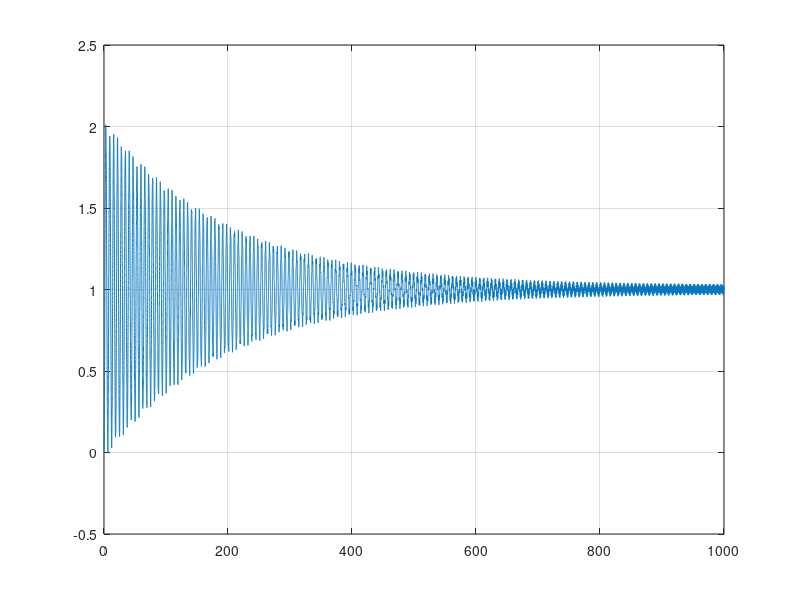

The MATLAB script that drew this image:
clear all;close all;clc;
pkg load control

m = 1;
k = 1;
b = 0.01;
t_max = 1000;
Frequencia_da_forca_Hz = 1;
A = [0 1; -k/m -b/m];
B = [0; 1/m];
C = [1 0];
D = [0];
sys = ss(A,B,C,D);
t = 0:0.01:t_max;
u = sin(2*pi*Frequencia_da_forca_Hz*t)+1;
x0 = [0 0];
[y]=lsim(sys,u,t,x0);
figure
plot(t,y)
grid on
